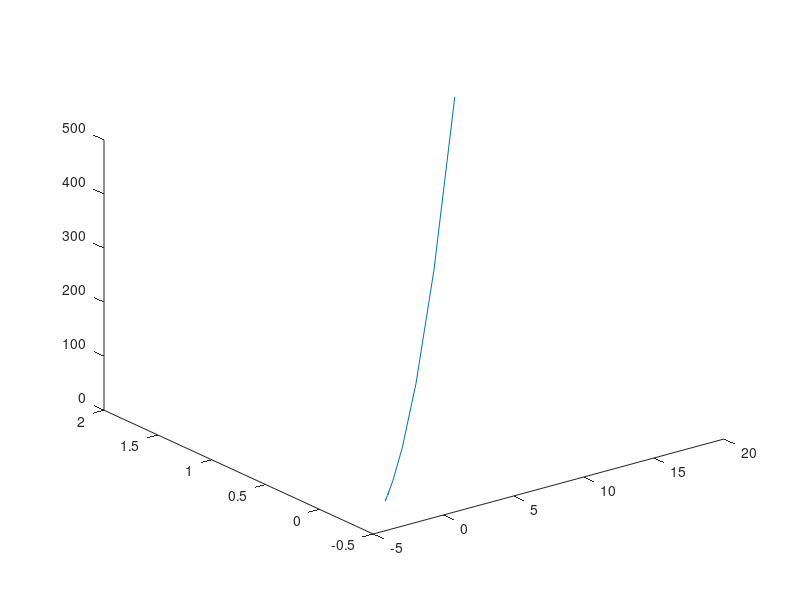
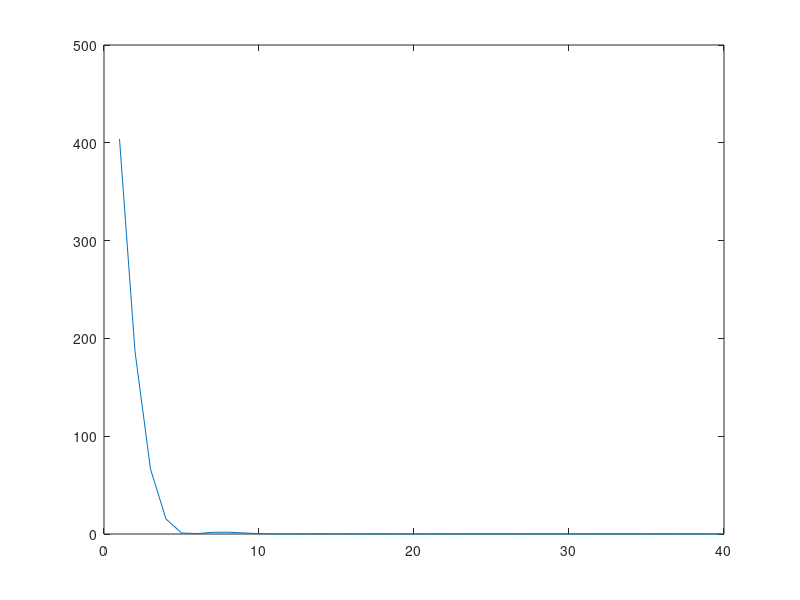

Recreate these plots in MATLAB, in order.
% This file differs from the first Nesterov script only in that it applies
% the Nesterov algorithm on a two-dimensional function, rather than 1D. 

clc
clear all
close all

% initialize variables
y1 = 40;
y2 = 4;

% f = c1*y1 + c2*y2
c1 = 1;
c2 = 1;

k=0;
a=1;
x1=y1;
x2=y2;

z1=1;
z2=-1;


y = [y1; y2];
z = [z1; z2];
alpha = norm(y-z)/norm(2*y-2*z);
alpha_prev = alpha;
% iterative steps
N=40; % may change this to a while loop with Nesterov end condition

values1 = zeros(1,N);
values2 = zeros(1,N);
values = zeros(1,N);
track1 = zeros(1,N);
track2 = zeros(1,N);

for k=0:N-1
    % update variables
    %f = y^2;             %f = y1^2+y2^2;
    %gradf = 2*y;         %gradf = [2*y1; 2*y2];
    
    i =0;
    while (c1*y1^2+c2*y2^2-c1*(y1-0.5^i*alpha_prev*2*c1*y1)^2-c2*(y2-0.5^i*alpha_prev*2*c2*y2)^2 <= 0.5^(i+1)*alpha_prev*norm([2*c1*y1; 2*c2*y2])^2)
        i = i+1;
    end
    %i = i+1;
    % We have our new i and can update our variables now
    alpha_prev = alpha;
    alpha = 0.5^i*alpha;
    a_prev = a;
    a = 0.5*(1 + sqrt(4*a*a+1));
    
    x1_prev = x1;
    x2_prev = x2;
    
    x1 = y1 - alpha*2*c1*y1;
    x2 = y2 - alpha*2*c2*y2;
    
    y1 = x1 + (a_prev-1)*(x1-x1_prev)/a;
    y2 = x2 + (a_prev-1)*(x2-x2_prev)/a;
    
    p=k+1;
    values1(p) = y1^2;
    values2(p) = y2^2;
    values(p) = c1*y1^2 + c2*y2^2;
    track1(p) = y1;
    track2(p) = y2;
end

l = 1:N;
%plot(l,track1)

%figure(2)
%plot(l,track2)

%figure(3)
%plot(track1, track2)

figure(4)
plot3(track1, track2, values)

figure(5)
plot(l, values)

